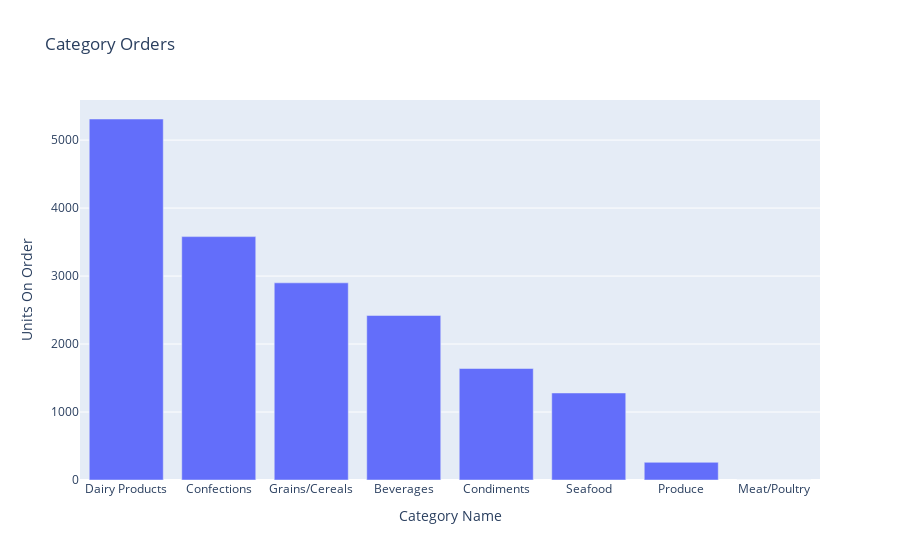

Notebook cell for this chart:
### Code cell
px.bar(catonorder, x='CategoryName', y='UnitsOnOrder', title='Category Orders', labels={'CategoryName':'Category Name', 'UnitsOnOrder':'Units On Order'})

### Figure 1 — Plotly figure (JSON) as saved in the notebook; plotly's stock layout.template omitted (floating-point values rounded to 4 significant figures)
{"data": [{"alignmentgroup": "True", "hovertemplate": "Category Name=%{x}<br>Units On Order=%{y}<extra></extra>", "legendgroup": "", "marker": {"color": "#636efa", "pattern": {"shape": ""}}, "name": "", "offsetgroup": "", "orientation": "v", "showlegend": false, "textposition": "auto", "type": "bar", "x": ["Dairy Products", "Confections", "Grains/Cereals", "Beverages", "Condiments", "Seafood", "Produce", "Meat/Poultry"], "xaxis": "x", "y": [5310, 3580, 2900, 2420, 1640, 1280, 260, 0], "yaxis": "y"}], "layout": {"barmode": "relative", "legend": {"tracegroupgap": 0}, "title": {"text": "Category Orders"}, "xaxis": {"anchor": "y", "domain": [0, 1], "title": {"text": "Category Name"}}, "yaxis": {"anchor": "x", "domain": [0, 1], "title": {"text": "Units On Order"}}}}
